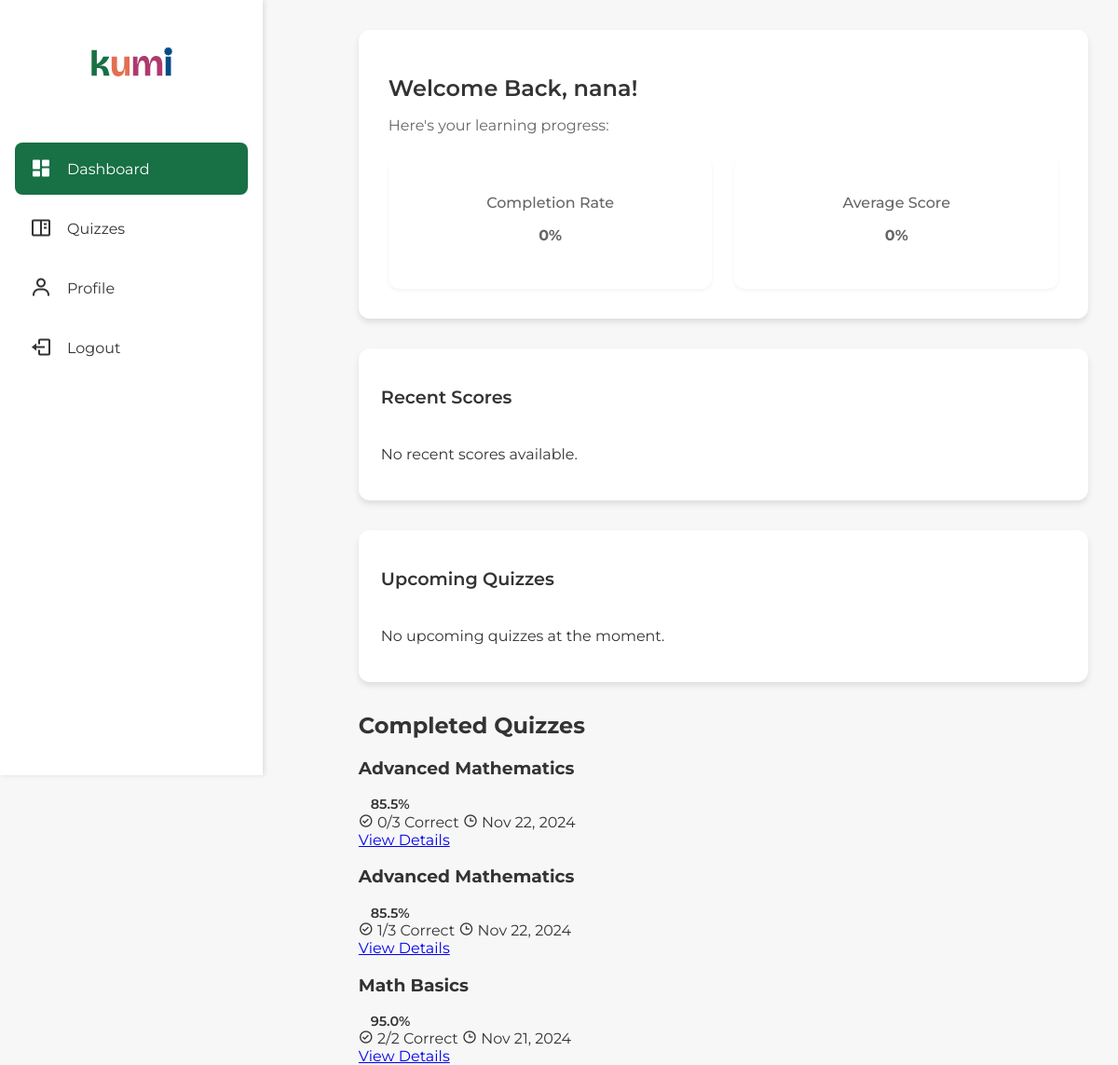
Screenshot of /view/student_dashboard.php (signed in) with the database file from the repository.
### tables this page shows
CREATE TABLE `QuizResults` (
  `result_id` int(11) NOT NULL,
  `quiz_id` int(11) NOT NULL,
  `user_id` int(11) DEFAULT NULL,
  `group_id` int(11) DEFAULT NULL,
  `score` decimal(5,2) NOT NULL,
  `submitted_at` timestamp NOT NULL DEFAULT current_timestamp()
);

CREATE TABLE `Quizzes` (
  `quiz_id` int(11) NOT NULL,
  `title` varchar(255) NOT NULL,
  `description` text DEFAULT NULL,
  `created_by` int(11) NOT NULL,
  `mode` enum('individual','group','live','asynchronous') NOT NULL,
  `deadline` datetime DEFAULT NULL,
  `created_at` timestamp NOT NULL DEFAULT current_timestamp()
);

### utils/Database.php (called while the page is built, shortened)
<?php
class Database {
    private static $instance = null;
    private $connection;
    private function __construct() {
        $this->connection = new mysqli("localhost", "root", "", "kumidb");
    }
    public static function getInstance() {
        if (self::$instance === null) {
            self::$instance = new self();
        }
        return self::$instance;
    }
    public function query($sql, $params = []) {
        $stmt = $this->connection->prepare($sql);
        if (!empty($params)) {
            $types = str_repeat('s', count($params));
            $stmt->bind_param($types, ...$params);
        }
        if (!$stmt->execute()) {
            throw new Exception("Query execution failed: " . $stmt->error);
        }
        return $stmt->get_result();
    }
}

### functions/quiz_functions.php (called while the page is built, shortened)
<?php
require_once '../utils/Database.php';
function getCompletedQuizzes($userId) {
    try {
        $db = Database::getInstance();
        $sql = "SELECT
                qr.result_id,
                qr.quiz_id,
                qr.score,
                qr.submitted_at,
                q.title,
                q.description,
                q.mode,
                (SELECT COUNT(*)
                 FROM Responses r
                 WHERE r.result_id = qr.result_id AND r.is_correct = 1) as correct_answers,
                (SELECT COUNT(*)
                 FROM Questions qs
                 WHERE qs.quiz_id = q.quiz_id) as total_questions
                FROM QuizResults qr
                JOIN Quizzes q ON qr.quiz_id = q.quiz_id
                WHERE qr.user_id = ?
                ORDER BY qr.submitted_at DESC";
        $result = $db->query($sql, [$userId]);
        $completedQuizzes = [];
        while ($row = $result->fetch_assoc()) {
            $completedQuizzes[] = [
                'result_id' => (int)$row['result_id'],
                'quiz_id' => (int)$row['quiz_id'],
                'title' => htmlspecialchars($row['title']),
                'description' => htmlspecialchars($row['description']),
                'score' => (float)$row['score'],
                'submitted_at' => $row['submitted_at'],
                'mode' => $row['mode'],
                'correct_answers' => (int)$row['correct_answers'],
                'total_questions' => (int)$row['total_questions'],
                'performance' => $row['score'] >= 70 ? 'pass' : 'fail'
            ];
        }
        return $completedQuizzes;
    } catch (Exception $e) {
        error_log("Error getting completed quizzes: " . $e->getMessage());
        return [];
    }
}

### view/student_dashboard.php (the view, shortened to what this page needs)
<?php
require_once '../functions/quiz_functions.php';
include_once '../components/sidebar.php';
$studentId = $_SESSION['user_id'];
$completedQuizzes = getCompletedQuizzes($studentId);
$totalQuizzes = $progress['total_quizzes'] ?? 0;
$completedQuizCount = $progress['completed_quizzes'] ?? 0;
$completionRate = $totalQuizzes > 0 ? round(($completedQuizCount / $totalQuizzes) * 100) : 0;
$averageScore = round($progress['average_score'] ?? 0, 1);
?>
<!DOCTYPE html>
<html lang="en">
<head>
    <link rel="stylesheet" href="../assets/css/student_dashboard.css">
    <link href="https://unpkg.com/boxicons@2.1.4/css/boxicons.min.css" rel="stylesheet">
</head>
<body>
    <div class="dashboard-container">
        <div class="welcome-container">
            <h1>Welcome Back, <?= htmlspecialchars($_SESSION['first_name'] ?? 'Student') ?>!</h1>
            <p>Here's your learning progress:</p>
            <div class="dashboard-stats">
                <div class="stat-box">
                    <h3> Completion Rate </h3>
                    <p class="stat-number">
                        <?= $completionRate ?>%
                    </p>
                </div>
                <div class="stat-box">
                    <h3>Average Score</h3>
                    <p class="stat-number"><?= $averageScore ?>%</p>
                </div>
            </div>
        </div>
        <div class="dashboard-sections">
            <div class="section-card">
                <h2>Recent Scores</h2>
                <div class="quiz-list">
                    <?php if (!empty($recentCompletedQuizzes)): ?>
                        <?php foreach ($recentCompletedQuizzes as $quiz): ?>
                            <div class="quiz-item">
                                <div>
                                    <h4><?= htmlspecialchars($quiz['title']) ?></h4>
                                    <small><?= date('M d, Y', strtotime($quiz['submitted_at'])) ?></small>
                                </div>
                                <span class="score-badge <?= $quiz['score'] >= 70 ? 'passing' : 'failing' ?>">
                                    <?= $quiz['score'] ?>%
                                </span>
                            </div>
                        <?php endforeach; ?>
                    <?php else: ?>
                        <p>No recent scores available.</p>
                    <?php endif; ?>
                </div>
            </div>
            <div class="section-card">
                <h2>Upcoming Quizzes</h2>
                <div class="quiz-list">
                    <?php if (!empty($upcomingDeadlines)): ?>
                        <?php foreach ($upcomingDeadlines as $deadline): ?>
                            <div class="quiz-item">
                                <div>
                                    <h4><?= htmlspecialchars($deadline['title']) ?></h4>
                                    <small>Due: <?= date('M d, Y', strtotime($deadline['deadline'])) ?></small>
                                </div>
                                <a href="take_quiz.php?id=<?= $deadline['quiz_id'] ?>" class="start-quiz-btn">Start Quiz</a>
                            </div>
                        <?php endforeach; ?>
                    <?php else: ?>
                        <p>No upcoming quizzes at the moment.</p>
                    <?php endif; ?>
                </div>
            </div>
            <section class="completed-quizzes">
                <h2>Completed Quizzes</h2>
                <?php if (empty($completedQuizzes)): ?>
                    <p class="no-quizzes">You haven't completed any quizzes yet.</p>
                <?php else: ?>
                    <div class="quiz-grid">
                        <?php foreach ($completedQuizzes as $quiz): ?>
                            <div class="quiz-card <?= $quiz['performance'] ?>">
                                <div class="quiz-header">
                                    <h3><?= $quiz['title'] ?></h3>
                                    <span class="score-badge">
                                        <?= number_format($quiz['score'], 1) ?>%
                                    </span>
                                </div>
                                <div class="quiz-stats">
                                    <span>
                                        <i class='bx bx-check-circle'></i>
                                        <?= $quiz['correct_answers'] ?>/<?= $quiz['total_questions'] ?> Correct
                                    </span>
                                    <span>
                                        <i class='bx bx-time'></i>
                                        <?= date('M d, Y', strtotime($quiz['submitted_at'])) ?>
                                    </span>
                                </div>
                                <a href="quiz_result.php?id=<?= $quiz['result_id'] ?>" class="view-result-btn">
                                    View Details
                                </a>
                            </div>
                        <?php endforeach; ?>
                    </div>
                <?php endif; ?>
            </section>
        </div>
    </div>
</body>
</html>

### assets/css/student_dashboard.css (style rules this page uses)
:root { --color-primary: #187045; --color-secondary: #E46E51; --color-dark: #333; --color-light: #fff; --color-bg: #f7f7f7; --color-highlight: #4CAF50; --color-danger: #c62828; }
body { font-family: 'Montserrat', sans-serif; margin: 0; background-color: var(--color-bg); color: var(--color-dark); display: flex; min-height: 100vh; }
.dashboard-container { margin-left: 250px; padding: 2rem; width: calc(100% - 250px); min-height: 100vh; }
.welcome-container { background: var(--color-light); padding: 2rem; border-radius: 12px; box-shadow: 0 4px 6px rgba(0, 0, 0, 0.1); margin-bottom: 2rem; }
.welcome-container h1 { font-size: 1.5rem; margin-bottom: 1rem; color: var(--color-dark); font-weight: 600; }
.welcome-container p { font-size: 1rem; color: #666; margin-bottom: 1.5rem; }
.dashboard-stats { display: grid; grid-template-columns: repeat(auto-fit, minmax(200px, 1fr)); gap: 1.5rem; margin-top: 1.5rem; }
.stat-box { background: var(--color-light); padding: 1.5rem; border-radius: 12px; box-shadow: 0 2px 4px rgba(0, 0, 0, 0.05); text-align: center; transition: transform 0.3s ease; }
.stat-box h3 { color: #666; font-size: 1rem; margin-bottom: 0.5rem; font-weight: 500; }
.stat-number { font-size: 2rem; font-weight: bold; color: var(--color-primary); }
.section-card { background: var(--color-light); padding: 1.5rem; border-radius: 12px; box-shadow: 0 4px 6px rgba(0, 0, 0, 0.1); margin-bottom: 2rem; }
.section-card h2 { font-size: 1.2rem; margin-bottom: 1.5rem; color: var(--color-dark); font-weight: 600; }
.quiz-list { display: grid; gap: 1rem; }
.score-badge { padding: 0.4rem 0.8rem; border-radius: 20px; font-weight: 600; font-size: 0.9rem; }

### rows the page displays
quizresults: quiz.title "Advanced Mathematics", score "85.5", correct_answers "0", total_questions "3", submitted_at "Nov 22, 2024"
quizresults: quiz.title "Advanced Mathematics", score "85.5", correct_answers "1", total_questions "3", submitted_at "Nov 22, 2024"
quizresults: quiz.title "Math Basics", score "95.0", correct_answers "2", total_questions "2", submitted_at "Nov 21, 2024"

### other values shown
$_SESSION['first_name'] "nana"
$completionRate "0"
$averageScore "0"
